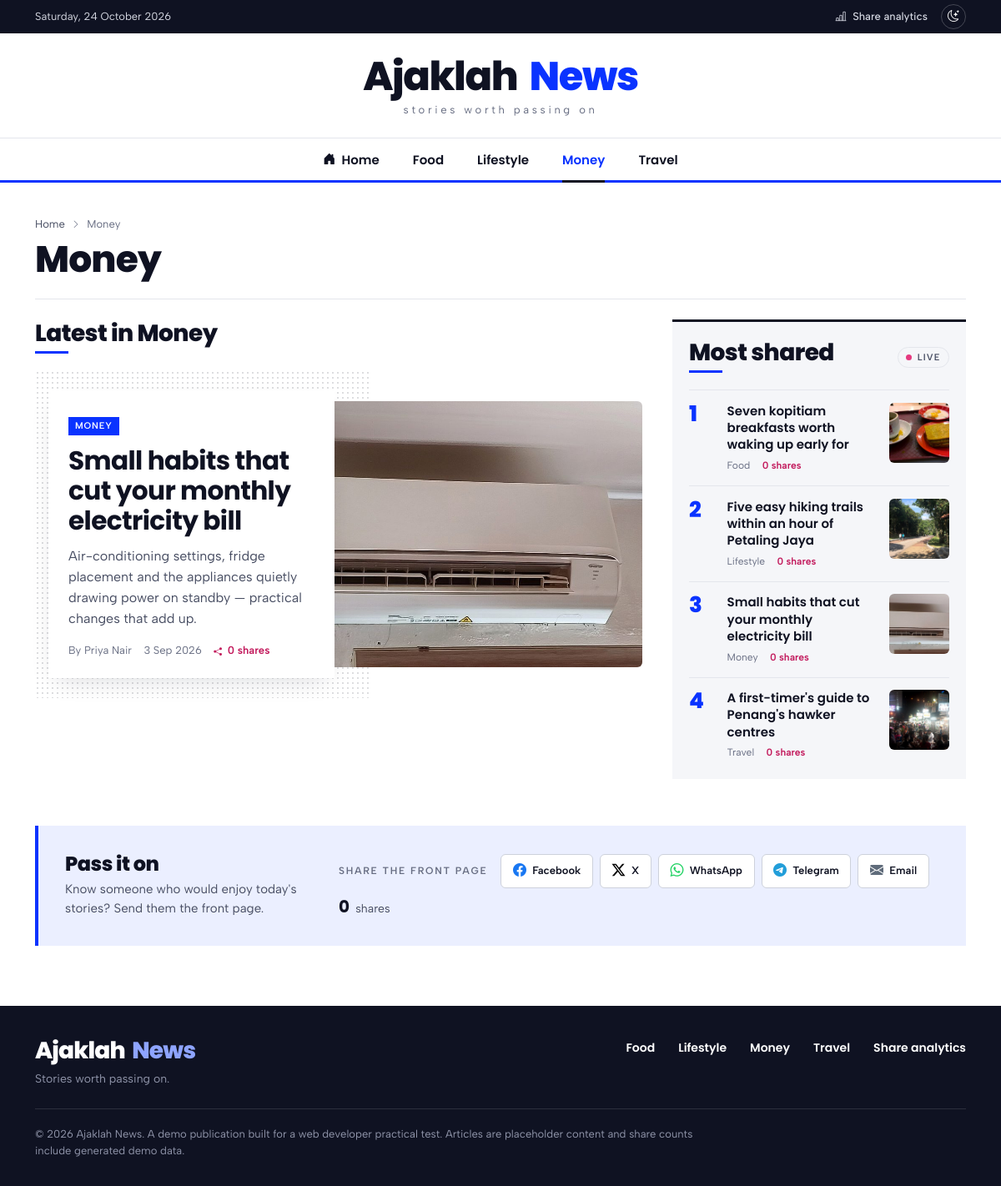
The app's page /public/?section=money with its own data.
### tables this page shows
CREATE TABLE IF NOT EXISTS platforms (
    id                 SMALLINT UNSIGNED NOT NULL AUTO_INCREMENT,
    slug               VARCHAR(32)  NOT NULL COMMENT 'Stable identifier sent by the front-end, e.g. "whatsapp"',
    name               VARCHAR(64)  NOT NULL,
    share_url_template VARCHAR(512) NOT NULL COMMENT 'Placeholders: {url}, {title}, {description}',
    icon               VARCHAR(64)  NOT NULL DEFAULT 'bi-share-fill' COMMENT 'Bootstrap Icons class',
    color              CHAR(7)      NOT NULL DEFAULT '#6C757D' COMMENT 'Brand colour used for buttons and graphs',
    sort_order         SMALLINT UNSIGNED NOT NULL DEFAULT 0,
    is_active          TINYINT(1)   NOT NULL DEFAULT 1,
    created_at         DATETIME     NOT NULL DEFAULT CURRENT_TIMESTAMP,
    updated_at         DATETIME     NOT NULL DEFAULT CURRENT_TIMESTAMP ON UPDATE CURRENT_TIMESTAMP,
    PRIMARY KEY (id),
    UNIQUE KEY uq_platforms_slug (slug)
);

### public/index.php (called while the page is built, shortened)
<?php
require dirname(__DIR__) . '/src/bootstrap.php';
$db = Database::connection();
$allArticles = ArticleRepository::all();
$homeUrl = app_url();
$requested = is_string($_GET['section'] ?? null) ? strtolower($_GET['section']) : '';
$section = null;
foreach (ArticleRepository::sections() as $name) {
    if (strtolower($name) === $requested) {
        $section = $name;
    }
}
$articles = $section === null
    ? $allArticles
    : array_values(array_filter($allArticles, static fn (array $a): bool => $a['category'] === $section));
$urls = array_map([ArticleRepository::class, 'url'], $allArticles);
$shareCounts = (new ShareClickRepository($db))->countsForUrls([...$urls, $homeUrl]);
View::render('site/home', [
    'meta' => [
        'title' => $section === null ? config('app.site_name') . ' — Latest stories' : $section,
        'description' => $section === null
            ? 'Food, travel, money and lifestyle stories from around Malaysia.'
            : 'The latest ' . strtolower($section) . ' stories from ' . config('app.site_name') . '.',
        'url' => $section === null ? $homeUrl : app_url('?section=' . rawurlencode(strtolower($section))),
        'image' => ArticleRepository::coverUrl('front-page'),
        'type' => 'website',
    ],
    'section' => $section,
    'homeUrl' => $homeUrl,
    'articles' => $articles,
    'allArticles' => $allArticles,
    'shareCounts' => $shareCounts,
    'platforms' => (new PlatformRepository($db))->active(),
], 'site/layout');

### src/Repository/PlatformRepository.php (called while the page is built, shortened)
<?php
final class PlatformRepository
{
    public function active(): array
    {
        return $this->db->query('SELECT * FROM platforms WHERE is_active = 1 ORDER BY sort_order, name')->fetchAll();
    }
}

### src/Share/ShareLinkBuilder.php (called while the page is built, shortened)
<?php
final class ShareLinkBuilder
{
    public static function build(string $template, array $page): string
    {
        return strtr($template, [
            '{url}' => rawurlencode($page['url']),
            '{title}' => rawurlencode((string) ($page['title'] ?? '')),
            '{description}' => rawurlencode((string) ($page['description'] ?? '')),
        ]);
    }
    public static function opensInNewWindow(string $template): bool
    {
        return stripos($template, 'mailto:') !== 0;
    }
}

### src/bootstrap.php (called while the page is built, shortened)
<?php
spl_autoload_register(static function (string $class): void {
    $prefix = 'App\\';
    $file = APP_ROOT . '/src/' . str_replace('\\', '/', substr($class, strlen($prefix))) . '.php';
});
require APP_ROOT . '/src/helpers.php';

### templates/site/share-bar.php (the view, shortened to what this page needs)
<?php
$variant ??= 'night';
$labelId = 'share-label-' . substr(md5($page['url'] . $label . $variant), 0, 8);
?>
<div class="share-bar share-bar--<?= e($variant) ?>" data-share-bar
     data-endpoint="<?= e(url('api/track.php')) ?>"
     data-url="<?= e($page['url']) ?>"
     data-title="<?= e($page['title']) ?>"
     <?php if ($variant === 'dock'): ?>role="region" aria-label="Share this story"<?php endif; ?>>
    <p class="share-bar__label" id="<?= e($labelId) ?>"><?= e($label) ?></p>
    <ul class="share-bar__list" aria-labelledby="<?= e($labelId) ?>">
        <?php foreach ($platforms as $platform): ?>
            <?php $newWindow = ShareLinkBuilder::opensInNewWindow($platform['share_url_template']); ?>
            <li>
                <a class="gel"
                   href="<?= e(ShareLinkBuilder::build($platform['share_url_template'], $page)) ?>"
                   style="--gel: <?= e($platform['color']) ?>; --gel-night: <?= e(on_stage($platform['color'])) ?>"
                   data-platform="<?= e($platform['slug']) ?>"
                   <?php if ($newWindow): ?>target="_blank" rel="noopener noreferrer" data-popup<?php endif; ?>
                   title="Share on <?= e($platform['name']) ?>"
                   aria-label="Share on <?= e($platform['name']) ?>">
                    <i class="bi <?= e($platform['icon']) ?> gel__icon" aria-hidden="true"></i>
                    <span class="gel__name"><?= e($platform['name']) ?></span>
                </a>
            </li>
        <?php endforeach; ?>
    </ul>
    <p class="share-bar__count" aria-live="polite">
        <strong class="share-bar__number" data-share-count><?= e(number_format($count)) ?></strong>
        <span data-share-noun><?= $count === 1 ? 'share' : 'shares' ?></span>
    </p>
</div>

### public/assets/css/theme.css (style rules this page uses)
:root { --brand: #0A33FF; --brand-strong: #0626C7; --brand-ink: #0A33FF; --brand-soft: #EBEFFF; --hot: #C2185B; --live: #E5397F; --bg: #FFFFFF; --surface: #FFFFFF; --surface-2: #F5F6F9; --surface-3: #ECEEF3; --ink: #0F1222; --ink-soft: #474D62; --ink-faint: #676D82; --line: #E4E6EC; --line-strong: #CDD1DB; --topbar: #0F1222; --topbar-ink: #D5D8E2; --shadow-sm: 0 1px 2px rgba(15, 18, 34, .06); --shadow-md: 0 10px 30px -12px rgba(15, 18, 34, .18); --dots: rgba(15, 18, 34, .14); --code: #B0125A; --font-display: "Poppins", "Segoe UI", system-ui, sans-serif; --font-text: "Albert Sans", system-ui, -apple-system, "Segoe UI", sans-serif; --radius: 10px; --radius-sm: 6px; --ease-out: cubic-bezier(.16, 1, .3, 1); color-scheme: light; }
html { scrollbar-color: var(--line-strong) var(--bg); }

### public/assets/css/site.css (style rules this page uses)
body.site { margin: 0; background: var(--bg); color: var(--ink); font-family: var(--font-text); font-size: 1.0625rem; line-height: 1.55; -webkit-font-smoothing: antialiased; }
body.site a { color: inherit; }
.share-bar { display: flex; flex-wrap: wrap; align-items: center; gap: .75rem 1rem; }
.share-bar__label { margin: 0; color: var(--ink-faint); font-size: .75rem; font-weight: 600; letter-spacing: .14em; text-transform: uppercase; }
.share-bar__list { display: flex; flex-wrap: wrap; gap: .5rem; margin: 0; padding: 0; list-style: none; }
.share-bar__count { margin: 0; color: var(--ink-soft); font-size: .875rem; white-space: nowrap; }
.share-bar__number { display: inline-block; margin-right: .2rem; color: var(--ink); font-family: var(--font-display); font-size: 1.25rem; font-weight: 700; line-height: 1; }
.gel { --gel: #5F6B7A; --gel-night: var(--gel); --gel-c: var(--gel); position: relative; isolation: isolate; display: inline-flex; align-items: center; gap: .45rem; min-height: 2.5rem; padding: .45rem .85rem; overflow: hidden; border: 1px solid var(--line-strong); border-radius: var(--radius-sm); background: var(--surface); font-size: .8125rem; font-weight: 600; text-decoration: none; transition: border-color .2s var(--ease-out), background-color .2s var(--ease-out), transform .2s var(--ease-out); }
body.site .gel { color: var(--ink); }
.gel__icon { color: var(--gel-c); font-size: 1rem; }
.gel::before { content: ""; position: absolute; inset: 0; z-index: -1; background: radial-gradient(120% 140% at 50% 120%, var(--gel-c), transparent 70%); opacity: 0; }

### records on screen
platforms: name "Facebook"
platforms: name "X"
platforms: name "WhatsApp"
platforms: name "Telegram"
platforms: name "Email"

### other values on screen
implode(' ', $words) "Ajaklah Ajaklah"
$desk "News News"
$name "Food"
$name "Lifestyle"
$name "Money"
$name "Travel"
$section "Money"
$lead['category'] "MONEY"
$lead['title'] "Small habits that cut your monthly electricity bill"
$lead['summary'] "Air-conditioning settings, fridge placement and the appliances quietly drawing power on standby — practical changes that add up."
$lead['author'] "Priya Nair"
$date($lead['published'], 'j M Y') "3 Sep 2026"
$shares($shareCounts[$leadUrl] ?? 0) "0 shares"
$article['title'] "Seven kopitiam breakfasts worth waking up early for"
$article['category'] "Food"
